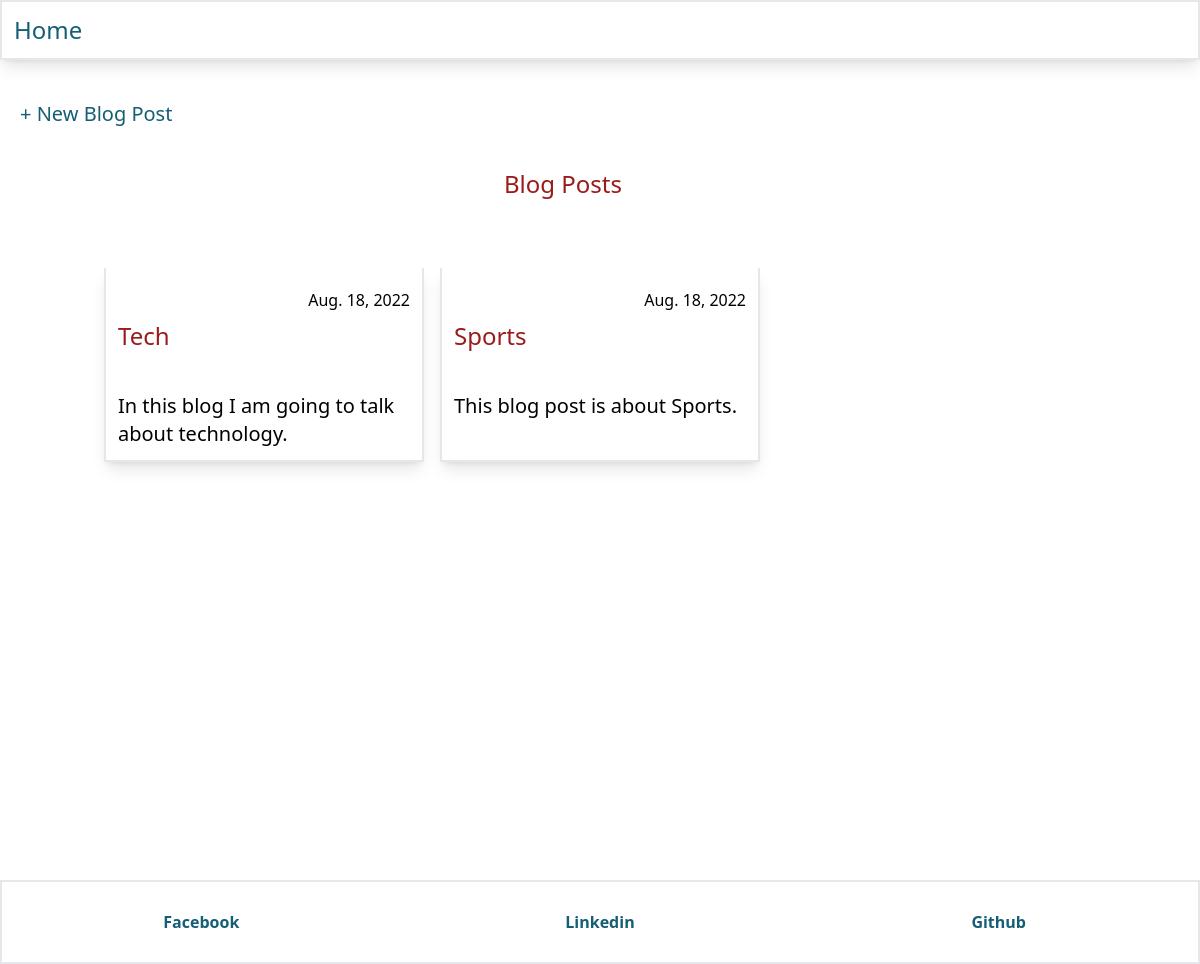
The app's page /, older data.
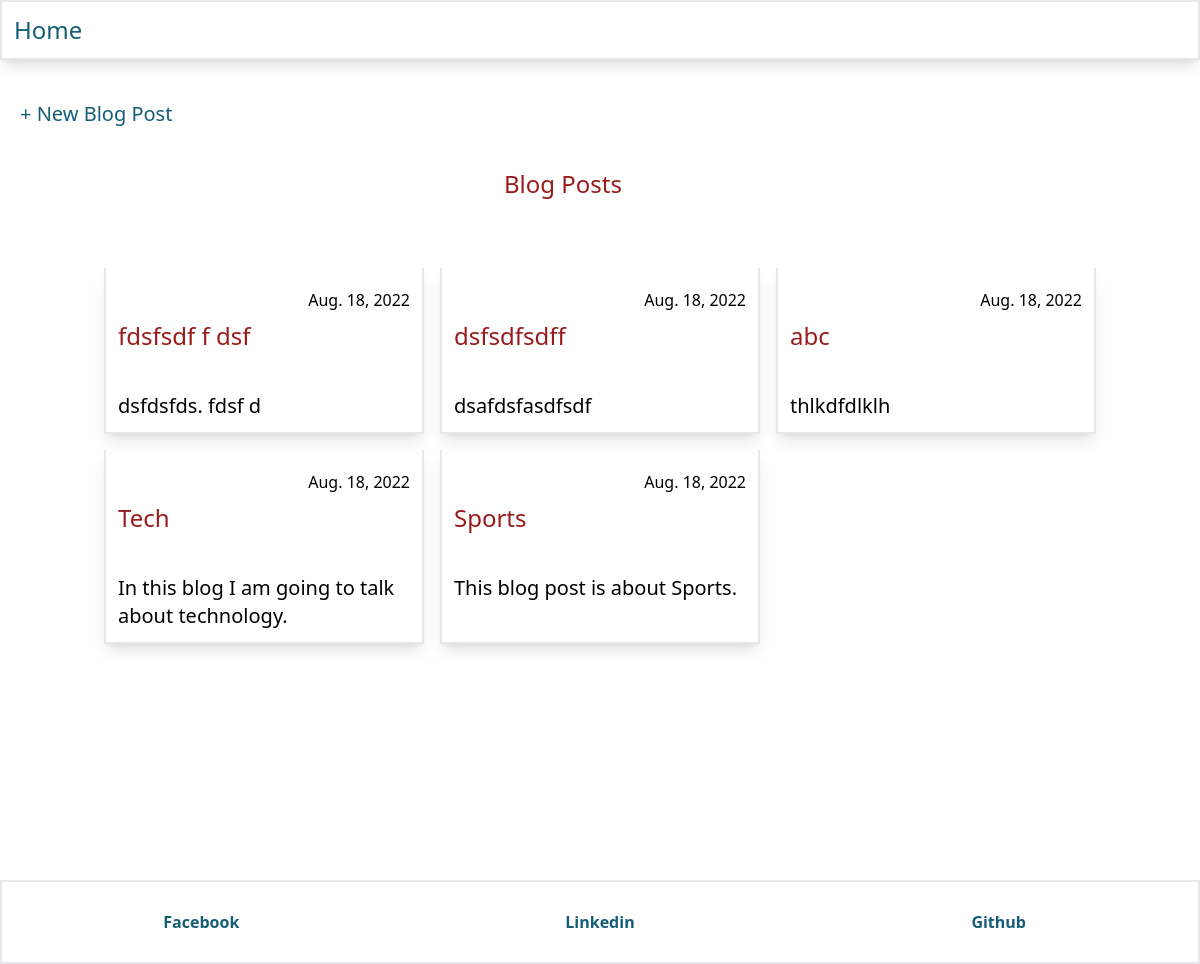
The same page, newer data.
### blogs/models.py (models this page shows, shortened)
class Post(models.Model):
    title = models.CharField(max_length=200)
    description = models.CharField(max_length=400)
    auther = models.ForeignKey('auth.User', on_delete=models.CASCADE)
    body = models.TextField()
    created = models.DateTimeField(auto_now_add=True)
    updated = models.DateTimeField(auto_now=True)
    role = models.CharField(max_length=20, choices=BLOG_USER_CHOICES, default='owner')

### blogs/views.py (the view)
# urls.py: path('', blog_list_view, name='home'),
def blog_list_view(request):
    posts = Post.objects.all().order_by('-updated')
    template_name = 'home.html'
    template_dict = {
        'post_list': posts,
    }
    return render(request, template_name, template_dict)

### templates/home.html (shortened to what this page needs)
{% extends 'base.html' %}
{% block content %}
<div class="my-5 p-5">
    <a class="text-cyan-800 text-xl" href="{% url 'blog_add' %}">+ New Blog Post</a>
</div>
{% if post_list %}
<div class="h-20 my-5 mx-auto w-96 ">
    <h1 class="text-2xl text-red-800 my-5 mx-auto w-48">Blog Posts</h1>
</div>
{% else %}
<p class="text-orange-500 my-5 mx-auto w-96">No blog post is found, please try later.</p>
{% endif %}
<div class="flex justify-center space-x-5">
    <div class="grid grid-cols-1 gap-4 sm:grid-cols-2 md:grid-cols-3">
        {% for post in post_list %}
        <div class="border-2 border-t-0 p-3 w-80 shadow-lg">
            <div class="flex justify-between">
                <h2 class="text-2xl text-red-800 hover:text-sky-700 my-5 py-5"><a href="{% url 'blog_detail' post.id %}">{{post.title}}</a></h2>
                <p class="mt-2">{{post.updated | date}}</p>
            </div>
            <h3 class="text-xl">{{post.description}}</h3>
        </div>
    {% endfor %}
    </div>
</div>
{% endblock %}

Row changes from the older to the newer data that the page shows:
added Post: title "fdsfsdf f dsf", updated "Aug. 18, 2022", description "dsfdsfds. fdsf d"
added Post: title "dsfsdfsdff", updated "Aug. 18, 2022", description "dsafdsfasdfsdf"
added Post: title "abc", updated "Aug. 18, 2022", description "thlkdfdlklh"
